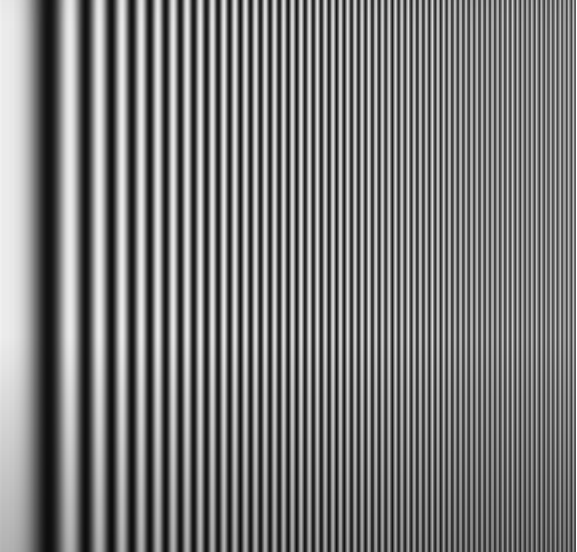
#> input picture python/punto3/punto3.png, 577 x 552 px
$ jupyter execute punto_3.ipynb
#> lines starting #> are read from the running program, lines starting #| are printed output that depends on the picture
[cell 1]
import cv2
import numpy as np
import matplotlib.pyplot as plt

#leemos la imagen
img=cv2.imread('punto3.png',cv2.IMREAD_GRAYSCALE)
#> img: shape (552, 577); min 12, max 255, mean 122.4

[cell 2]
#Calculamos la transformada de fourier de la imagen

FFT_img=np.fft.fftn(img)

#desplazamos al origen el cero de frecuencias la transformada de fourier
FFT_img_shift=np.fft.fftshift(FFT_img)

#calculamos la magnitud de la transformada de fourier
magnitude_response=np.log(np.abs(FFT_img_shift)**2)
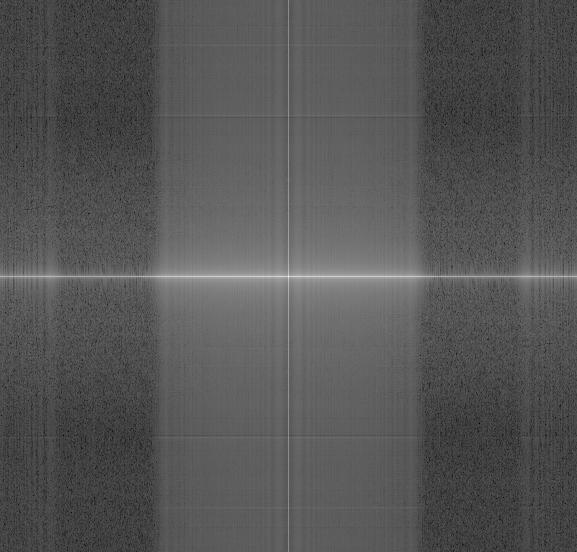
#> magnitude_response: shape (552, 577) float64; min -2.04, max 34.96, mean 10.4; drawn with min black and max white
